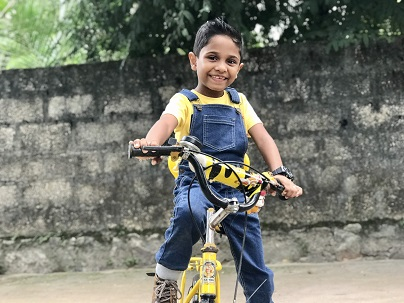
#> input picture OpenCV_code/images/abhi1.JPG, 404 x 303 px, found by its file name
$ python pixel_area_manipulation.py
#> lines starting #> are read from the running program, lines starting #| are printed output that depends on the picture; after the words box and inside, x2 and y2 are one past the last pixel; in counts of white or black regions, pixels touching at a corner belong together
# -*- coding: utf-8 -*-
"""

@author: abhilash
"""
#import opencv library
import cv2 as cv

#read the image from computer
img = cv.imread('images/abhi1.jpg')
#> img is the input picture: shape (303, 404, 3); mean B, G, R 109, 119.1, 116.7

#show the image
cv.imshow("abhi photo original",img)

#get pixel at row,column position
pixel = img[120,120]
#> pixel = [102, 105, 103]
print("Color intensity at (120,120) pixel is Blue: {}, Green: {}, Red:{}".format(pixel[0], pixel[1], pixel[2]))
#| Color intensity at (120,120) pixel is Blue: 102, Green: 105, Red:103

#get only single color value for a pixel
red_pixel = img[120,120,2]
#> red_pixel = 103
print("Color intensity of red pixel at (120,120) is {}".format(red_pixel))
#| Color intensity of red pixel at (120,120) is 103

#set the color of pixel at 120x120 to green
img[120,120] = (0,255,0)
#> img: shape (303, 404, 3); under 0.01% of pixels changed, all inside (x1, y1, x2, y2) = (120, 120, 121, 121)
pixel = img[120,120]
#> pixel = [0, 255, 0]
print("Color intensity at (120,120) pixel is Blue: {}, Green: {}, Red:{}".format(pixel[0], pixel[1], pixel[2]))
#| Color intensity at (120,120) pixel is Blue: 0, Green: 255, Red:0

#get the region from the image
slice = img[0:120, 0:120]
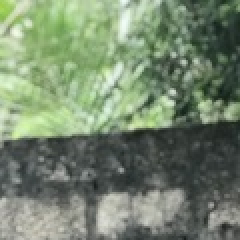
#> slice: shape (120, 120, 3) (shown 2 times larger); mean B, G, R 110.9, 134.5, 118.5
cv.imshow("sliced image",slice)

#set the color of area at 0:120 till 0:120 to green
img[0:120,0:120] = (0,255,0)
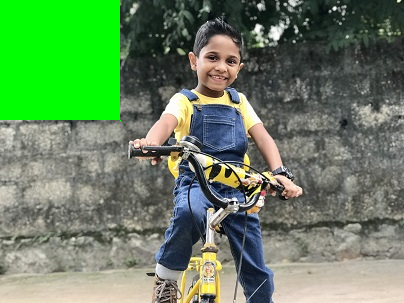
#> img: shape (303, 404, 3); mean B, G, R 96, 133.3, 102.8
cv.imshow("manipulated slice of image",img)

#printing properties of image
print("shape of image")
print(img.shape)
#| (303, 404, 3)
print("total no of pixels in the image")
print(img.size)
#| 367236
print("data type of image")
print(img.dtype)
#| uint8

$ run again, with OpenCV_code/images/abhi2.jpg copied over OpenCV_code/images/abhi1.JPG
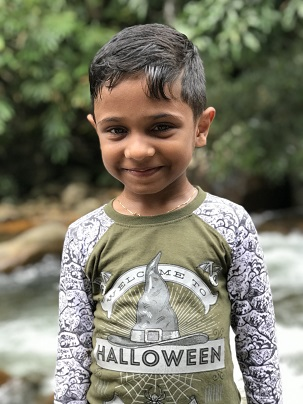
#> input picture OpenCV_code/images/abhi2.jpg, 303 x 404 px, found by its file name
#> img is the input picture: shape (404, 303, 3); mean B, G, R 105.3, 122.7, 124.1
#> `pixel = img[120,120]`: pixel = [37, 55, 84]
#| Color intensity at (120,120) pixel is Blue: 37, Green: 55, Red:84
#> red_pixel = 84
#| Color intensity of red pixel at (120,120) is 84
#> `pixel = img[120,120]`: pixel = [0, 255, 0]
#| Color intensity at (120,120) pixel is Blue: 0, Green: 255, Red:0
#> `slice = img[0:120, 0:120]`:
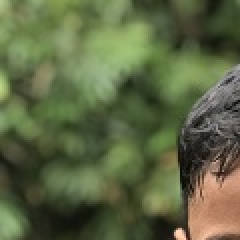
#> slice: shape (120, 120, 3) (shown 2 times larger); mean B, G, R 67.5, 102.6, 93.2
#> `img[0:120,0:120] = (0,255,0)`:
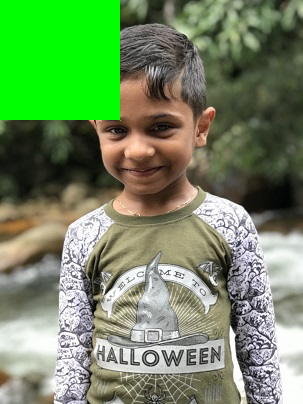
#> img: shape (404, 303, 3); mean B, G, R 97.3, 140.6, 113.1
#| (404, 303, 3)
#| 367236
#| uint8

$ run again, with OpenCV_code/images/beach.jpg copied over OpenCV_code/images/abhi1.JPG
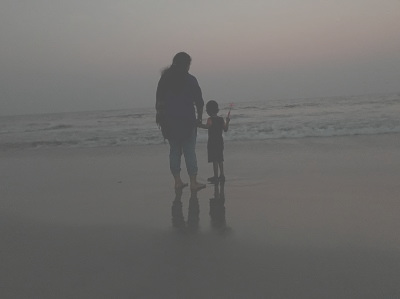
#> input picture OpenCV_code/images/beach.jpg, 400 x 299 px, found by its file name
#> img is the input picture: shape (299, 400, 3); mean B, G, R 107.7, 109.8, 111.2
#> `pixel = img[120,120]`: pixel = [111, 113, 113]
#| Color intensity at (120,120) pixel is Blue: 111, Green: 113, Red:113
#> red_pixel = 113
#| Color intensity of red pixel at (120,120) is 113
#> `pixel = img[120,120]`: pixel = [0, 255, 0]
#| Color intensity at (120,120) pixel is Blue: 0, Green: 255, Red:0
#> `slice = img[0:120, 0:120]`:
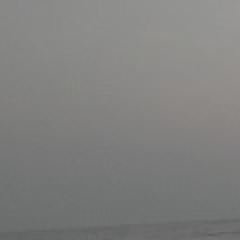
#> slice: shape (120, 120, 3) (shown 2 times larger); mean B, G, R 126.4, 128.1, 128.2
#> `img[0:120,0:120] = (0,255,0)`:
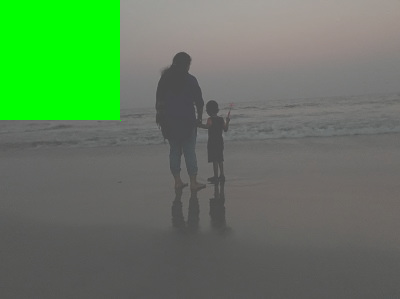
#> img: shape (299, 400, 3); mean B, G, R 92.5, 125, 95.8
#| (299, 400, 3)
#| 358800
#| uint8

$ run again, with OpenCV_code/images/brain_ct.jpg copied over OpenCV_code/images/abhi1.JPG
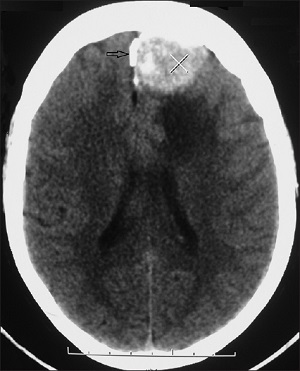
#> input picture OpenCV_code/images/brain_ct.jpg, 300 x 371 px, found by its file name
#> img is the input picture: shape (371, 300, 3); mean B, G, R 91, 91, 91
#> `pixel = img[120,120]`: pixel = [53, 53, 53]
#| Color intensity at (120,120) pixel is Blue: 53, Green: 53, Red:53
#> red_pixel = 53
#| Color intensity of red pixel at (120,120) is 53
#> `pixel = img[120,120]`: pixel = [0, 255, 0]
#| Color intensity at (120,120) pixel is Blue: 0, Green: 255, Red:0
#> `slice = img[0:120, 0:120]`:
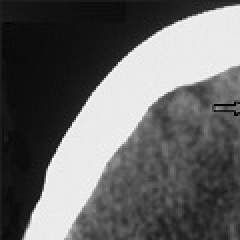
#> slice: shape (120, 120, 3) (shown 2 times larger); min 0, max 255, mean 100.4
#> `img[0:120,0:120] = (0,255,0)`:
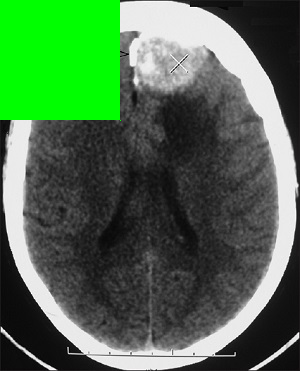
#> img: shape (371, 300, 3); mean B, G, R 78, 111, 78.1
#| (371, 300, 3)
#| 333900
#| uint8
